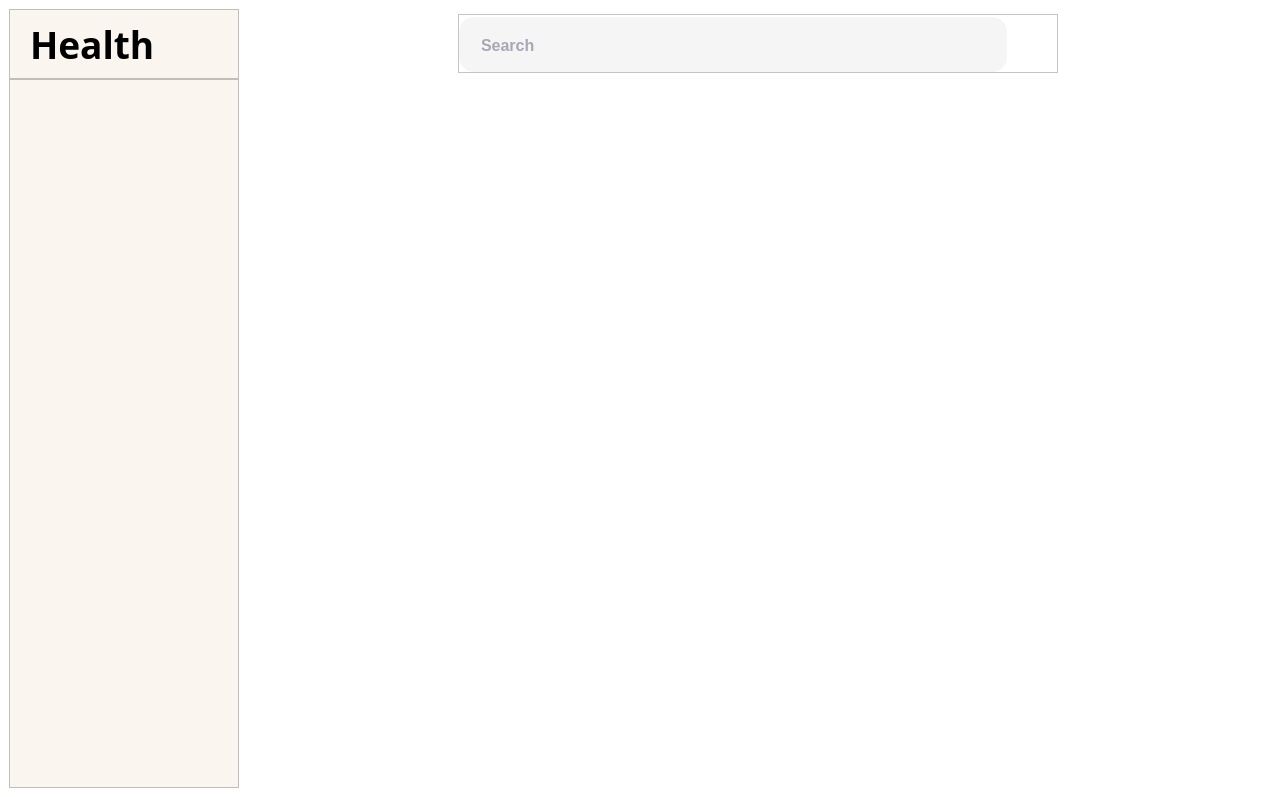
<?xml version="1.0" encoding="UTF-8"?>
<ui version="4.0">
 <class>MainWindow</class>
 <widget class="QMainWindow" name="MainWindow">
  <property name="geometry">
   <rect>
    <x>0</x>
    <y>0</y>
    <width>1280</width>
    <height>797</height>
   </rect>
  </property>
  <property name="font">
   <font>
    <family>Rabbid Highway Sign IV</family>
    <weight>50</weight>
    <bold>false</bold>
   </font>
  </property>
  <property name="windowTitle">
   <string>MainWindow</string>
  </property>
  <property name="styleSheet">
   <string notr="true">
background-color:#ffffff;



</string>
  </property>
  <widget class="QWidget" name="centralwidget">
   <property name="styleSheet">
    <string notr="true">#centralwidget{

}

#sidebar_widget{
background-color: #faf5ee;
}</string>
   </property>
   <layout class="QHBoxLayout" name="horizontalLayout">
    <item>
     <widget class="QWidget" name="sidebar_widget" native="true">
      <property name="sizePolicy">
       <sizepolicy hsizetype="Preferred" vsizetype="Expanding">
        <horstretch>0</horstretch>
        <verstretch>0</verstretch>
       </sizepolicy>
      </property>
      <property name="minimumSize">
       <size>
        <width>230</width>
        <height>100</height>
       </size>
      </property>
      <property name="maximumSize">
       <size>
        <width>230</width>
        <height>16777215</height>
       </size>
      </property>
      <property name="styleSheet">
       <string notr="true">background-color: #faf5ee;</string>
      </property>
      <layout class="QVBoxLayout" name="verticalLayout_3">
       <property name="spacing">
        <number>0</number>
       </property>
       <property name="leftMargin">
        <number>0</number>
       </property>
       <property name="topMargin">
        <number>0</number>
       </property>
       <property name="rightMargin">
        <number>0</number>
       </property>
       <property name="bottomMargin">
        <number>0</number>
       </property>
       <item>
        <widget class="QFrame" name="frame">
         <property name="maximumSize">
          <size>
           <width>16777215</width>
           <height>70</height>
          </size>
         </property>
         <property name="frameShape">
          <enum>QFrame::StyledPanel</enum>
         </property>
         <property name="frameShadow">
          <enum>QFrame::Raised</enum>
         </property>
         <layout class="QHBoxLayout" name="horizontalLayout_3">
          <property name="spacing">
           <number>0</number>
          </property>
          <property name="leftMargin">
           <number>20</number>
          </property>
          <property name="topMargin">
           <number>0</number>
          </property>
          <property name="rightMargin">
           <number>22</number>
          </property>
          <property name="bottomMargin">
           <number>0</number>
          </property>
          <item>
           <widget class="QLabel" name="label">
            <property name="font">
             <font>
              <family>RabbidHighwaySignIV,sans-serif</family>
              <pointsize>28</pointsize>
              <weight>75</weight>
              <italic>false</italic>
              <bold>true</bold>
             </font>
            </property>
            <property name="styleSheet">
             <string notr="true">background: transparent;</string>
            </property>
            <property name="text">
             <string>Health</string>
            </property>
           </widget>
          </item>
          <item>
           <widget class="QLabel" name="label_2">
            <property name="minimumSize">
             <size>
              <width>20</width>
              <height>20</height>
             </size>
            </property>
            <property name="maximumSize">
             <size>
              <width>40</width>
              <height>40</height>
             </size>
            </property>
            <property name="styleSheet">
             <string notr="true">background: transparent;</string>
            </property>
            <property name="text">
             <string/>
            </property>
            <property name="pixmap">
             <pixmap resource="resources.qrc">:/icons/icons/healthcare.png</pixmap>
            </property>
            <property name="scaledContents">
             <bool>true</bool>
            </property>
           </widget>
          </item>
         </layout>
        </widget>
       </item>
       <item>
        <widget class="QFrame" name="frame_2">
         <property name="frameShape">
          <enum>QFrame::StyledPanel</enum>
         </property>
         <property name="frameShadow">
          <enum>QFrame::Raised</enum>
         </property>
        </widget>
       </item>
      </layout>
     </widget>
    </item>
    <item>
     <widget class="QWidget" name="mainscreen_widget" native="true">
      <layout class="QVBoxLayout" name="verticalLayout">
       <property name="leftMargin">
        <number>0</number>
       </property>
       <property name="topMargin">
        <number>0</number>
       </property>
       <property name="rightMargin">
        <number>0</number>
       </property>
       <item>
        <widget class="QWidget" name="headerFrame" native="true">
         <property name="sizePolicy">
          <sizepolicy hsizetype="Expanding" vsizetype="Preferred">
           <horstretch>0</horstretch>
           <verstretch>0</verstretch>
          </sizepolicy>
         </property>
         <property name="maximumSize">
          <size>
           <width>16777215</width>
           <height>80</height>
          </size>
         </property>
         <property name="tabletTracking">
          <bool>true</bool>
         </property>
         <layout class="QVBoxLayout" name="verticalLayout_2">
          <property name="spacing">
           <number>0</number>
          </property>
          <property name="leftMargin">
           <number>9</number>
          </property>
          <property name="topMargin">
           <number>5</number>
          </property>
          <property name="rightMargin">
           <number>9</number>
          </property>
          <property name="bottomMargin">
           <number>5</number>
          </property>
          <item alignment="Qt::AlignHCenter|Qt::AlignTop">
           <widget class="QFrame" name="searchbarFrame">
            <property name="minimumSize">
             <size>
              <width>600</width>
              <height>0</height>
             </size>
            </property>
            <property name="layoutDirection">
             <enum>Qt::LeftToRight</enum>
            </property>
            <property name="autoFillBackground">
             <bool>false</bool>
            </property>
            <property name="frameShape">
             <enum>QFrame::StyledPanel</enum>
            </property>
            <property name="frameShadow">
             <enum>QFrame::Raised</enum>
            </property>
            <layout class="QHBoxLayout" name="horizontalLayout_2">
             <property name="spacing">
              <number>0</number>
             </property>
             <property name="leftMargin">
              <number>0</number>
             </property>
             <property name="topMargin">
              <number>2</number>
             </property>
             <property name="rightMargin">
              <number>0</number>
             </property>
             <property name="bottomMargin">
              <number>0</number>
             </property>
             <item>
              <widget class="QLineEdit" name="lineEdit">
               <property name="sizePolicy">
                <sizepolicy hsizetype="Preferred" vsizetype="Expanding">
                 <horstretch>0</horstretch>
                 <verstretch>0</verstretch>
                </sizepolicy>
               </property>
               <property name="maximumSize">
                <size>
                 <width>700</width>
                 <height>55</height>
                </size>
               </property>
               <property name="font">
                <font>
                 <family>MS Shell Dlg 2</family>
                 <pointsize>12</pointsize>
                 <weight>75</weight>
                 <italic>false</italic>
                 <bold>true</bold>
                </font>
               </property>
               <property name="styleSheet">
                <string notr="true">background-color:#f5f5f6;

border-radius: 15px;
padding: 20px;
color:#5b5a71;</string>
               </property>
               <property name="text">
                <string/>
               </property>
               <property name="placeholderText">
                <string>Search</string>
               </property>
              </widget>
             </item>
             <item>
              <widget class="QPushButton" name="pushButton">
               <property name="sizePolicy">
                <sizepolicy hsizetype="Preferred" vsizetype="Preferred">
                 <horstretch>0</horstretch>
                 <verstretch>0</verstretch>
                </sizepolicy>
               </property>
               <property name="maximumSize">
                <size>
                 <width>50</width>
                 <height>50</height>
                </size>
               </property>
               <property name="styleSheet">
                <string notr="true">border: none;
background: transparent;</string>
               </property>
               <property name="text">
                <string/>
               </property>
               <property name="icon">
                <iconset resource="resources.qrc">
                 <normaloff>:/icons/icons/search.png</normaloff>:/icons/icons/search.png</iconset>
               </property>
               <property name="iconSize">
                <size>
                 <width>24</width>
                 <height>24</height>
                </size>
               </property>
              </widget>
             </item>
            </layout>
           </widget>
          </item>
         </layout>
        </widget>
       </item>
       <item>
        <widget class="QWidget" name="mainFrame" native="true"/>
       </item>
      </layout>
     </widget>
    </item>
   </layout>
  </widget>
 </widget>
 <resources>
  <include location="../resources.qrc"/>
  <include location="resources.qrc"/>
 </resources>
 <connections/>
</ui>
